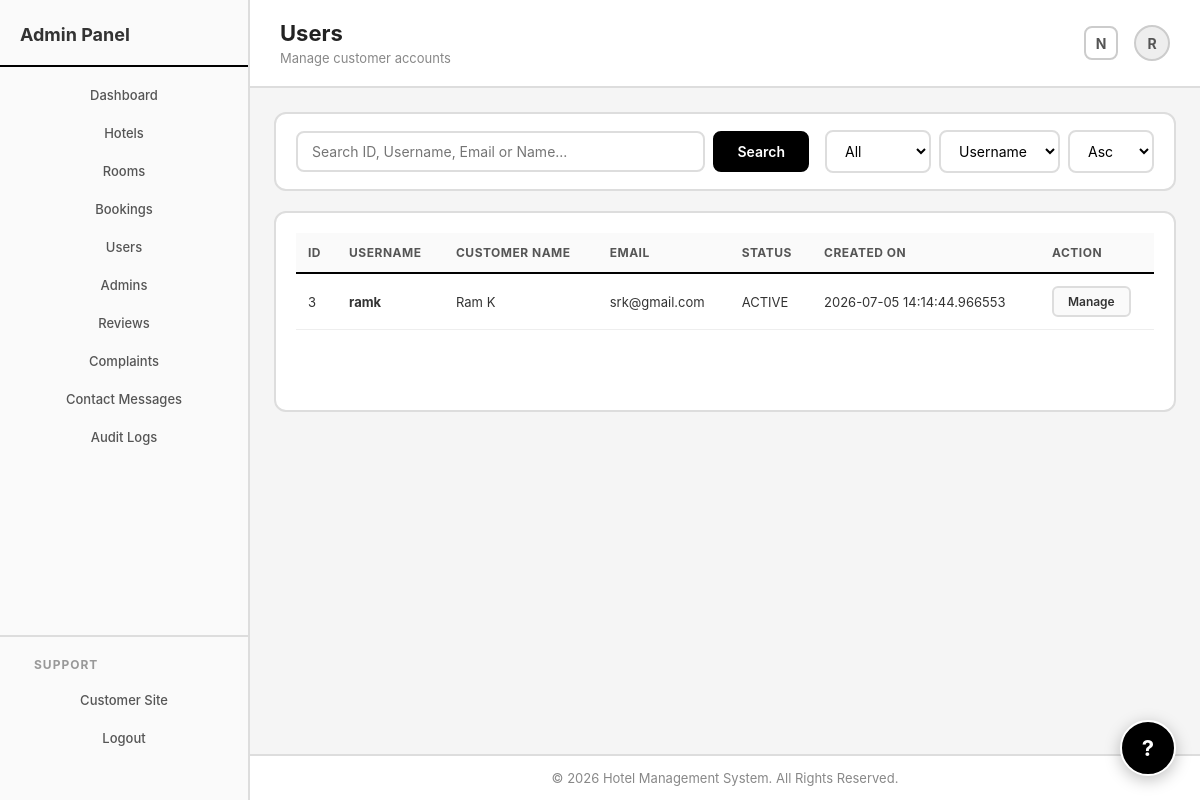
Screenshot of /admin/manage_users (signed in) with the database file from the repository.
### hotel/models.py (models this page shows, shortened)
class User(db.Model,UserMixin):
    user_id=db.Column(db.Integer,primary_key=True,)
    username=db.Column(db.String(50),unique=True,index=True,nullable=False)
    password=db.Column(db.String(70),nullable=False)
    email=db.Column(db.String(50),unique=True,index=True,nullable=False)
    role=db.Column(db.String(15),index=True,nullable=False,default="customer")
    account_status=db.Column(db.String(20),index=True,nullable=False,default="ACTIVE")
    created_date_time=db.Column(db.DateTime,index=True,nullable=False,default=datetime.utcnow)
    deleted_at=db.Column(db.DateTime,index=True,nullable=True,default=None)
    customer_details=db.relationship("Customer_Details",backref="user",uselist=False)
    booking_records=db.relationship("Booking",backref="user")
    guests=db.relationship("Guest",backref="user")
    reviews=db.relationship("Review",backref="user")
    complaints=db.relationship("Complaint",backref="user")
    audit_logs=db.relationship("AuditLog",backref="user")
    created_rooms=db.relationship("Room",foreign_keys="Room.created_by",backref="admin_creator")
    updated_rooms=db.relationship("Room",foreign_keys="Room.updated_by",backref="admin_updater")

class Customer_Details(db.Model):
    user_id=db.Column(db.Integer,db.ForeignKey("user.user_id"),primary_key=True)
    customer_name=db.Column(db.String(50),nullable=False)
    gender=db.Column(db.String(10),nullable=False)
    date_of_birth=db.Column(db.Date,nullable=False)
    contact_number=db.Column(db.String(20),index=True)
    address=db.Column(db.String(70))

### hotel/routes/admin_routes.py (the view, shortened to what this page needs)
@app.route("/admin/manage_users")
@login_required
def manage_users():
    if current_user.role!="admin":
        flash("Access Denied","danger")
        return redirect(url_for("home"))
    query=User.query.join(User.customer_details)
    query=query.filter(User.role=="customer")
    search=request.args.get("search","").strip()
    selected_status=request.args.get("account_status","ALL")
    selected_sort=request.args.get("sort_by","username")
    selected_direction=request.args.get("direction","asc")
    page=request.args.get("page",1,type=int)
    if selected_status!="ALL":
        query=query.filter(User.account_status==selected_status)
    if selected_sort=="customer_name":
        field=Customer_Details.customer_name
    elif selected_sort=="created_date_time":
        field=User.created_date_time
    else:
        field=User.username
    if selected_direction=="asc":
        query=query.order_by(field.asc())
    else:
        query=query.order_by(field.desc())
    users=query.paginate(page=page,per_page=10)
    return render_template(
        "admin/manage_users.html",
        users=users,
        search=search,
        selected_status=selected_status,
        selected_sort=selected_sort,
        selected_direction=selected_direction
    )

### hotel/models.py (called while the page is built)
@login_manager.user_loader
def load_user(user_id):
    return User.query.get(int(user_id))

### hotel/templates/admin/manage_users.html (shortened to what this page needs)
{% extends "layouts/admin_layout.html" %}
{% block admin_title %}{% if request.endpoint in ('manage_admins','add_admin') %}Admins{% else %}Users{% endif %}{% endblock %}
{% block admin_subtitle %}{% if request.endpoint in ('manage_admins','add_admin') %}Manage administrator accounts{% else %}Manage customer accounts{% endif %}{% endblock %}
{% block content %}
<div class="admin-page">
    <div class="list-toolbar">
        <div class="list-toolbar-row">
            <div class="list-search">
                <form method="GET" style="display:flex;gap:8px;width:100%;">
                    <input class="form-input" type="text" name="search" placeholder="{% if request.endpoint in ('manage_admins','add_admin') %}Search by username or email...{% else %}Search ID, Username, Email or Name...{% endif %}" value="{{search}}">
                    <input class="primary-button" type="submit" value="Search">
                </form>
            </div>
            <div class="list-toolbar-right">
                <form method="GET" style="display:flex;gap:8px;align-items:center;">
                    {% if request.endpoint not in ('manage_admins','add_admin') %}
                    <select class="form-input" name="account_status" onchange="this.form.submit()">
                        <option value="ALL" {% if selected_status=="ALL" %}selected{% endif %}>All</option>
                    </select>
                    {% endif %}
                    <select class="form-input" name="sort_by" onchange="this.form.submit()">
                        <option value="username" {% if selected_sort=="username" %}selected{% endif %}>Username</option>
                    </select>
                    <select class="form-input" name="direction" onchange="this.form.submit()">
                        <option value="asc" {% if selected_direction=="asc" %}selected{% endif %}>Asc</option>
                    </select>
                </form>
            </div>
        </div>
    </div>
    <div class="list-card">
        {% if users.items %}
        <table class="booking-table">
            <thead>
                <tr>
                    <th>ID</th>
                    <th>Username</th>
                    {% if request.endpoint not in ('manage_admins','add_admin') %}<th>Customer Name</th>{% endif %}
                    <th>Email</th>
                    {% if request.endpoint not in ('manage_admins','add_admin') %}<th>Status</th>{% endif %}
                    <th>Created On</th>
                    <th>Action</th>
                </tr>
            </thead>
            <tbody>
                {% for user in users.items %}
                <tr>
                    <td>{{user.user_id}}</td>
                    <td><strong>{{user.username}}</strong></td>
                    {% if request.endpoint not in ('manage_admins','add_admin') %}<td>{{user.customer_details.customer_name}}</td>{% endif %}
                    <td>{{user.email}}</td>
                    {% if request.endpoint not in ('manage_admins','add_admin') %}<td>{{user.account_status}}</td>{% endif %}
                    <td>{{user.created_date_time}}</td>
                    <td>
                        <div class="actions-cell">
                            {% if request.endpoint in ('manage_admins','add_admin') %}
                            <a class="table-action" href="{{url_for('manage_admin',user_id=user.user_id)}}">Profile</a>
                            {% else %}
                            <a class="table-action" href="{{url_for('manage_user',user_id=user.user_id)}}">Manage</a>
                            {% endif %}
                        </div>
                    </td>
                </tr>
                {% endfor %}
            </tbody>
        </table>
        <div class="pagination">
        </div>
        {% else %}
        <div class="list-empty">
            <h3>No {% if request.endpoint in ('manage_admins','add_admin') %}Admins{% else %}Users{% endif %} Found</h3>
            <p>Try adjusting your search{% if request.endpoint in ('manage_admins','add_admin') %} or <a href="{{url_for('add_admin')}}">add a new admin</a>{% endif %}.</p>
        </div>
        {% endif %}
    </div>
</div>
{% endblock %}

### hotel/templates/layouts/admin_layout.html (shortened to what this page needs)
<!DOCTYPE html>
<html lang="en">
<head>
    <link rel="stylesheet" href="{{url_for('static',filename='css/style.css')}}">
</head>
<body>
    <div class="admin-layout">
        <aside class="admin-sidebar">
            <h2>Admin Panel</h2>
            <nav>
                <ul>
                    <li><a href="{{url_for('admin_dashboard')}}">Dashboard</a></li>
                    <li><a href="{{url_for('manage_hotels')}}">Hotels</a></li>
                    <li><a href="{{url_for('manage_rooms')}}">Rooms</a></li>
                    <li><a href="{{url_for('manage_bookings')}}">Bookings</a></li>
                    <li><a href="{{url_for('manage_users')}}">Users</a></li>
                    <li><a href="{{url_for('manage_admins')}}">Admins</a></li>
                    <li><a href="{{url_for('manage_reviews')}}">Reviews</a></li>
                    <li><a href="{{url_for('manage_complaints')}}">Complaints</a></li>
                    <li><a href="{{url_for('manage_contact_messages')}}">Contact Messages</a></li>
                    <li><a href="{{url_for('manage_audit_logs')}}">Audit Logs</a></li>
                </ul>
            </nav>
            <div class="sidebar-bottom">
                <h3>Support</h3>
                <nav>
                    <ul>
                        <li><a href="{{url_for('home')}}">Customer Site</a></li>
                        <li><a href="{{url_for('logout')}}">Logout</a></li>
                    </ul>
                </nav>
            </div>
        </aside>
        <div class="admin-main">
            <header class="admin-header">
                <div class="admin-header-left">
                    <h1>{% block admin_title %}Dashboard{% endblock %}</h1>
                    <p>{% block admin_subtitle %}Overview and management{% endblock %}</p>
                </div>
                <div class="admin-header-right">
                    <span class="notification-icon" title="Notifications">N</span>
                    <div class="avatar">
                        {% if current_user.is_authenticated %}
                        {{current_user.username[0]|upper}}
                        {% else %}
                        A
                        {% endif %}
                    </div>
                </div>
            </header>
            <main class="admin-content">
                {% block content %}
                {% endblock %}
            </main>
            <footer class="admin-footer">
                <p>&copy; 2026 Hotel Management System. All Rights Reserved.</p>
            </footer>
        </div>
    </div>
    <a href="{{url_for('home')}}#contact" class="support-float-button" title="Contact Support">?</a>
</body>
</html>

### rows the page displays
User: username "R"
User: user_id "3", username "ramk", customer_details.customer_name "Ram K", email "srk@gmail.com", account_status "ACTIVE", created_date_time "2026-07-05 14:14:44.966553"
